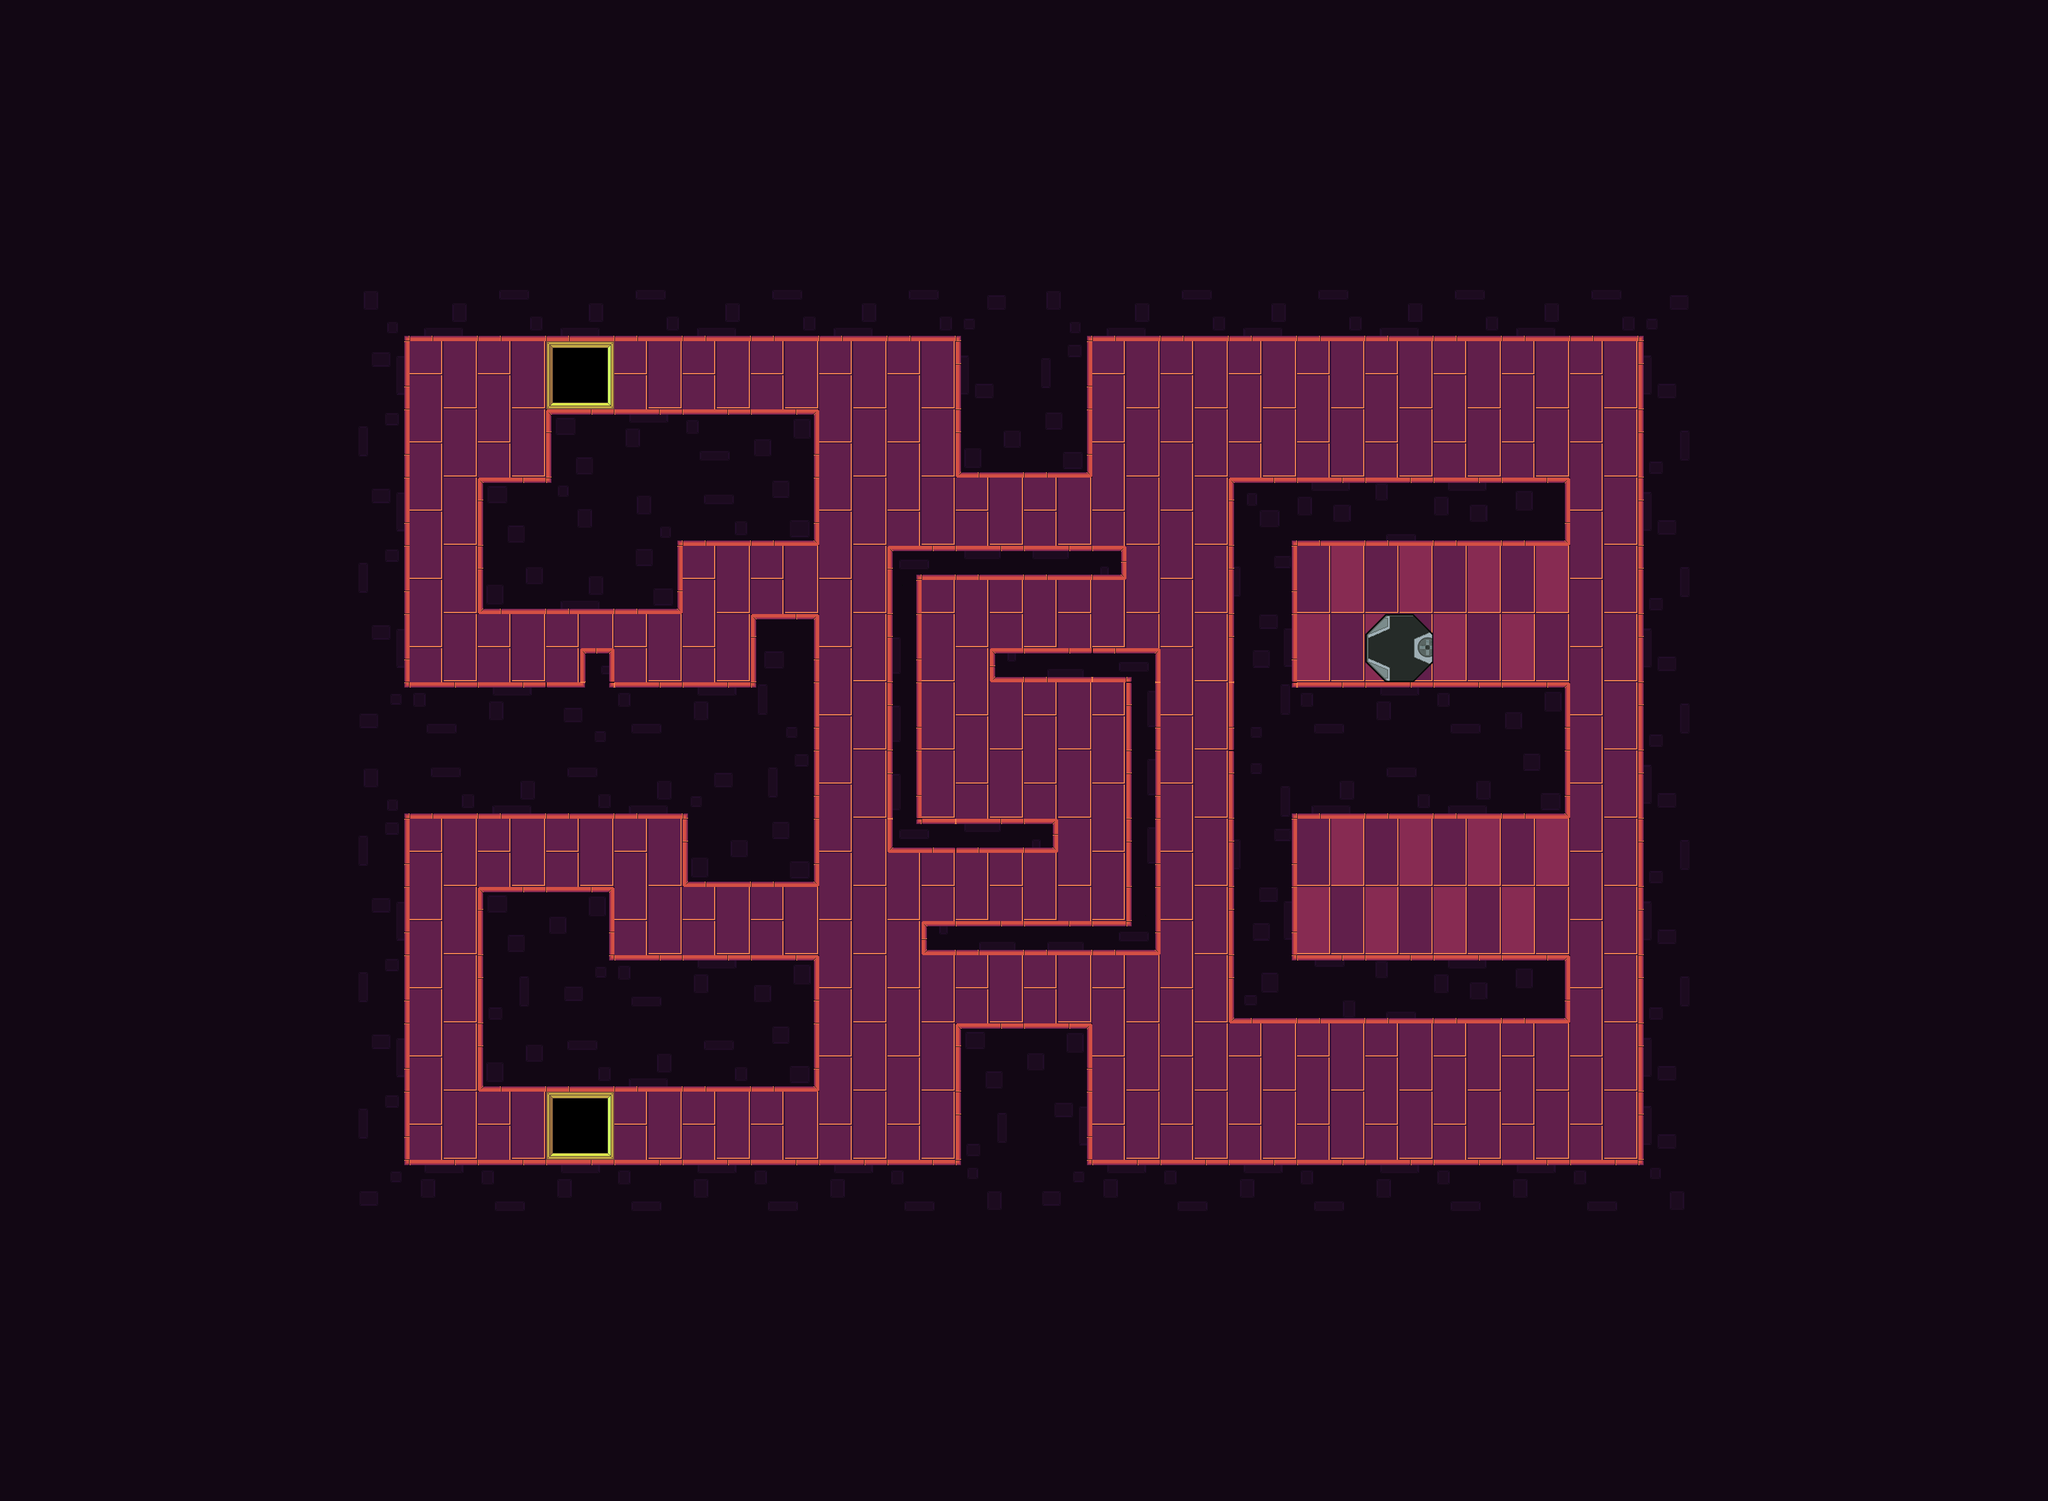

Rendered tile map (Tiled .tmx) drawn with the repository's tilesets; below, a short description and the map source with its tile grids summarised:
An orthogonal 30x22 tile map with 128x128 px tiles, 3 tile layers (Background, Calque 2, Walls), 5 tilesets and 45 objects (6x Leak, 3x Light, 2x ConeLight, 2x Switch, 2x Upgrade, ...).

<map version="1.0" orientation="orthogonal" renderorder="right-down" width="30" height="22" tilewidth="128" tileheight="128" nextobjectid="58">
 <properties>
  <property name="Ambiant Light Min" value="0.30" />
 </properties>
 <tileset firstgid="1" name="Room_red" tilewidth="128" tileheight="128" spacing="2" margin="1" tilecount="56" columns="7">
  <image source="Tilesets/Room_red.png" width="910" height="1040" />
 </tileset>
 <tileset firstgid="57" name="Floor_red" tilewidth="128" tileheight="128" spacing="2" margin="1" tilecount="36" columns="6">
  <image source="Tilesets/Floor_red.png" width="780" height="780" />
 </tileset>
 <tileset firstgid="93" name="Floor_blue" tilewidth="128" tileheight="128" spacing="2" margin="1" tilecount="36" columns="6">
  <image source="Tilesets/Floor_blue.png" width="780" height="780" />
 </tileset>
 <tileset firstgid="129" name="Pipes" tilewidth="128" tileheight="128" spacing="2" margin="1" tilecount="36" columns="6">
  <image source="Tilesets/Pipes.png" width="780" height="780" />
 </tileset>
 <tileset firstgid="165" name="Items" tilewidth="128" tileheight="128" spacing="2" margin="1" tilecount="8" columns="4">
  <image source="Tilesets/Items.png" width="520" height="260" />
 </tileset>
 <layer name="Background" width="30" height="22">
  <data>[660 cells, 145 non-empty, 4 distinct tile ids]</data>
 </layer>
 <layer name="Calque 2" width="30" height="22">
  <data>[660 cells, 1 non-empty, 1 distinct tile ids]</data>
 </layer>
 <layer name="Walls" width="30" height="22">
  <data>[660 cells, 536 non-empty, 16 distinct tile ids]</data>
 </layer>
 <objectgroup name="Objects">
  <object id="2" type="Leak" x="1536" y="654" width="256" height="100">
   <properties>
    <property name="Force" type="float" value="-150" />
   </properties>
  </object>
  <object id="3" type="Leak" x="782" y="640" width="100" height="256">
   <properties>
    <property name="Force" type="float" value="-150" />
   </properties>
  </object>
  <object id="4" type="Leak" x="1280" y="1037" width="256" height="100">
   <properties>
    <property name="Force" type="float" value="150" />
   </properties>
  </object>
  <object id="5" x="640" y="512" width="128" height="1792" />
  <object id="6" x="768" y="2176" width="2432" height="128" />
  <object id="7" x="3072" y="512" width="128" height="1664" />
  <object id="9" x="768" y="512" width="2304" height="128" />
  <object id="10" x="1792" y="640" width="256" height="256" />
  <object id="11" x="1024" y="768" width="512" height="256" />
  <object id="12" x="896" y="896" width="384" height="256" />
  <object id="13" x="768" y="1280" width="768" height="256" />
  <object id="15" x="1408" y="1152" width="128" height="128" />
  <object id="16" x="1792" y="1920" width="256" height="256" />
  <object id="18" x="896" y="1792" width="640" height="256" />
  <object id="21" type="Leak" x="768" y="1165" width="192" height="100">
   <properties>
    <property name="Force" type="float" value="400" />
   </properties>
  </object>
  <object id="23" type="Leak" x="1472" y="2066" width="320" height="100">
   <properties>
    <property name="Force" type="float" value="-150" />
   </properties>
  </object>
  <object id="24" type="Lightning" x="820" y="1536" width="640" height="40" rotation="90">
   <properties>
    <property name="Association Number" type="int" value="2" />
   </properties>
  </object>
  <object id="26" x="1280" y="1536" width="256" height="128" />
  <object id="27" x="896" y="1664" width="256" height="128" />
  <object id="30" type="Leak" x="1152" y="1678" width="256" height="100">
   <properties>
    <property name="Force" type="float" value="150" />
   </properties>
  </object>
  <object id="33" x="1088" y="1216" width="64" height="64" />
  <object id="34" type="Door" x="2816" y="1536" width="96" height="256">
   <properties>
    <property name="Association Number" value="1" />
   </properties>
  </object>
  <object id="36" x="2304" y="896" width="128" height="1024" />
  <object id="37" x="2432" y="1280" width="512" height="256" />
  <object id="38" x="2432" y="896" width="512" height="128" />
  <object id="39" x="2432" y="1792" width="512" height="128" />
  <object id="40" type="Exit" x="2496" y="1600" width="128" height="128" />
  <object id="41" x="1664" y="1024" width="448" height="64" />
  <object id="42" x="1664" y="1088" width="64" height="512" />
  <object id="43" x="1728" y="1536" width="256" height="64" />
  <object id="44" x="1856" y="1216" width="320" height="64" />
  <object id="45" x="2112" y="1280" width="64" height="512" />
  <object id="46" x="1728" y="1728" width="384" height="64" />
  <object id="49" type="ConeLight" x="2208" y="640">
   <properties>
    <property name="Angle" type="float" value="35" />
    <property name="Color" value="1,1,1,0.65" />
    <property name="Distance" type="float" value="60" />
   </properties>
   <polyline points="0,0 0,64" />
  </object>
  <object id="50" type="ConeLight" x="864" y="704">
   <properties>
    <property name="Angle" type="float" value="40" />
    <property name="Color" value="1,1,1,0.65" />
    <property name="Distance" type="float" value="45" />
   </properties>
   <polyline points="-96,0 0,0" />
  </object>
  <object id="51" type="LinearLight" x="770" y="1536">
   <properties>
    <property name="Color" value="0.078,0.066,0.938,1" />
    <property name="Direction" value="1" />
    <property name="Distance" type="float" value="50" />
   </properties>
   <polyline points="0,0 0,640" />
  </object>
  <object id="53" type="Light" x="2336" y="704" width="288" height="29" rotation="24.6156">
   <properties>
    <property name="Impulse" type="bool" value="true" />
    <property name="Texture" value="Debris2" />
    <property name="Weight" type="float" value="12" />
   </properties>
  </object>
  <object id="54" type="Light" x="2336" y="2016" width="125" height="25" rotation="104.905">
   <properties>
    <property name="Impulse" type="bool" value="true" />
    <property name="Texture" value="Debris1" />
    <property name="Weight" type="float" value="8" />
   </properties>
  </object>
  <object id="55" type="Light" x="2589.2" y="2044.21" width="30" height="30" rotation="92.1654">
   <properties>
    <property name="Impulse" type="bool" value="false" />
    <property name="Texture" value="SmallMetalBox" />
    <property name="Weight" type="float" value="4" />
   </properties>
  </object>
  <object id="57" type="Camera" x="2560" y="1664">
   <polyline points="0,0 -1216,-416 -1728,-480 -1728,-928 -832,-928 64,-448" />
  </object>
 </objectgroup>
 <objectgroup name="Spawn">
  <object id="19" name="Tom" gid="170" x="2560" y="1280" width="128" height="128" />
  <object id="22" type="Switch" gid="166" x="1280" y="1312" width="128" height="128">
   <properties>
    <property name="Association Number" value="1" />
   </properties>
  </object>
  <object id="31" type="Upgrade" gid="168" x="1152" y="1664" width="128" height="128">
   <properties>
    <property name="ID" value="2" />
   </properties>
  </object>
  <object id="47" type="Switch" gid="166" x="1856" y="1472" width="128" height="128">
   <properties>
    <property name="Association Number" value="2" />
   </properties>
  </object>
  <object id="56" type="Upgrade" gid="168" x="2037" y="2184" width="128" height="128">
   <properties>
    <property name="ID" value="1" />
   </properties>
  </object>
 </objectgroup>
</map>
